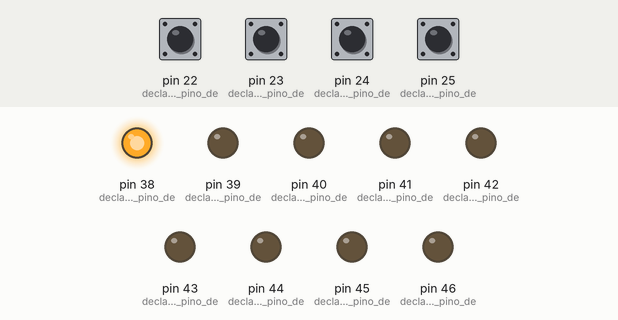
Simulated run of this sketch. Board: Arduino Mega 2560, built with avr-gcc and run on an emulated ATmega2560. Shown: output pins drawn as LEDs (lit = HIGH). The test bench sets the inputs (shaded band); at power-on: pin 22 (declaração_de_um_pino_de), pin 23 (declaração_de_um_pino_de), pin 24 (declaração_de_um_pino_de), pin 25 (declaração_de_um_pino_de) HIGH.

Above: at 0.15 s.
At 1.35 s:
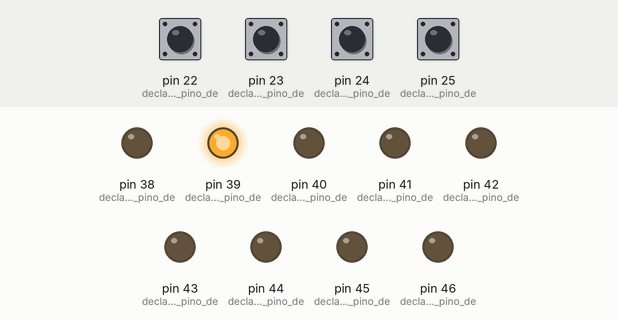
At 2.55 s:
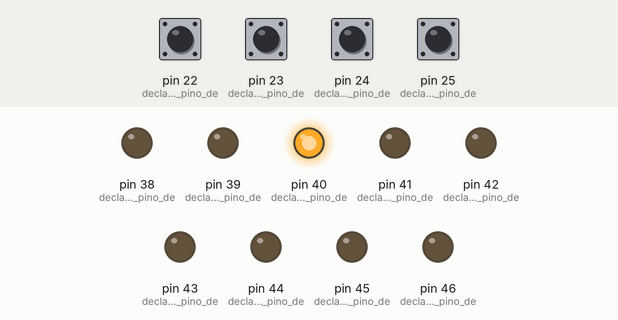
Timing chart, 0 to 3.0 s (numbered marks = the images above):
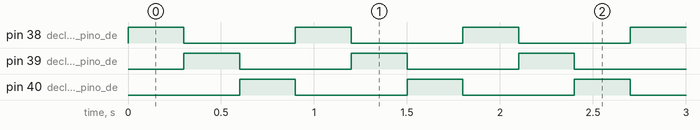

Measured:
- by itself, pin 38 (declaração_de_um_pino_de), pin 39 (declaração_de_um_pino_de), pin 40 (declaração_de_um_pino_de): alternates HIGH for 0.30 s and LOW for 0.60 s
- by itself, everything shown: repeats every 0.90 s, in 4 steps

The sketch:

Optoacopladores_CPB_Mega.ino
```cpp
void setup() {
  pinMode(22, INPUT_PULLUP);      // declaração de um pino de entrada NPN OPTOACOPLADA 1
  pinMode(23, INPUT_PULLUP);      // declaração de um pino de entrada NPN OPTOACOPLADA 2
  pinMode(24, INPUT_PULLUP);      // declaração de um pino de entrada NPN OPTOACOPLADA 1
  pinMode(25, INPUT_PULLUP);      // declaração de um pino de entrada NPN OPTOACOPLADA 4
  pinMode(26, INPUT_PULLUP);      // declaração de um pino de entrada NPN OPTOACOPLADA 5
  pinMode(27, INPUT_PULLUP);      // declaração de um pino de entrada NPN OPTOACOPLADA 6
  pinMode(28, INPUT_PULLUP);      // declaração de um pino de entrada NPN OPTOACOPLADA 7
  pinMode(29, INPUT_PULLUP);      // declaração de um pino de entrada NPN OPTOACOPLADA 8
  pinMode(30, INPUT_PULLUP);      // declaração de um pino de entrada NPN OPTOACOPLADA 9

  pinMode(38, OUTPUT);            // declaração de um pino de saída OPTOACOPLADA 10
  pinMode(39, OUTPUT);            // declaração de um pino de saída OPTOACOPLADA 11
  pinMode(40, OUTPUT);            // declaração de um pino de saída OPTOACOPLADA 12
  pinMode(41, OUTPUT);            // declaração de um pino de saída OPTOACOPLADA 13
  pinMode(42, OUTPUT);            // declaração de um pino de saída OPTOACOPLADA 14
  pinMode(43, OUTPUT);            // declaração de um pino de saída OPTOACOPLADA 15
  pinMode(44, OUTPUT);            // declaração de um pino de saída OPTOACOPLADA 16
  pinMode(45, OUTPUT);            // declaração de um pino de saída OPTOACOPLADA 17
  pinMode(46, OUTPUT);            // declaração de um pino de saída OPTOACOPLADA 18
}

void loop() {

  digitalRead(22);        // leitura da entrada do opto 22
  digitalRead(23);        // leitura da entrada do opto 23
  digitalRead(24);        // leitura da entrada do opto 24
  digitalRead(25);        // leitura da entrada do opto 25

  digitalWrite(38, HIGH);        // Exemplo para ligar o opto 10 na saída 38
  delay(300);
  digitalWrite(38, LOW);         // Exemplo para desligar o opto 10 na saída 38

  digitalWrite(39, HIGH);        // Exemplo para ligar o opto 11 na saída 39
  delay(300);
  digitalWrite(39, LOW);         // Exemplo para desligar o opto 11 na saída 39

  digitalWrite(40, HIGH);        // Exemplo para ligar o opto 12 na saída 40
  delay(300);
  digitalWrite(40, LOW);         // Exemplo para desligar o opto 12 na saída 40

}
```
